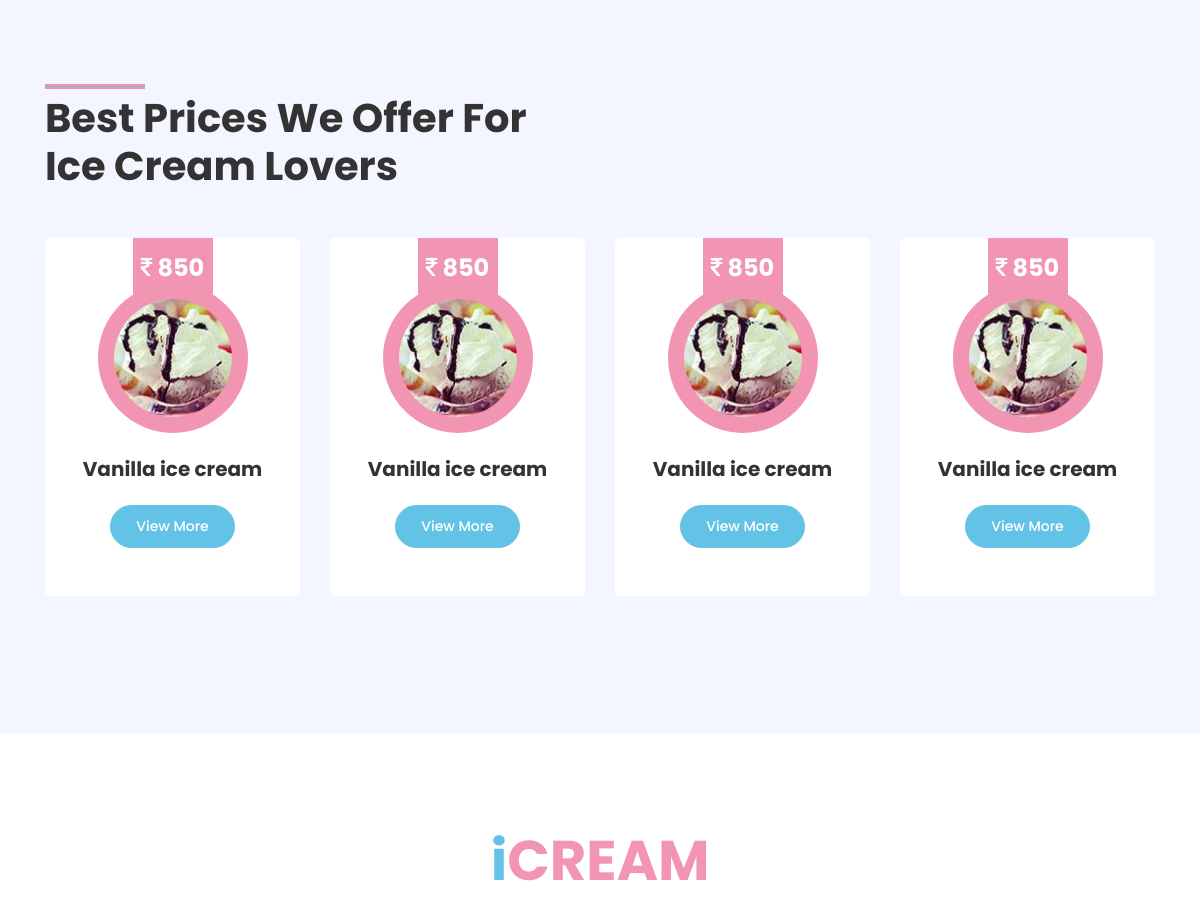
/ (middle part), run on an earlier commit of the app's database.
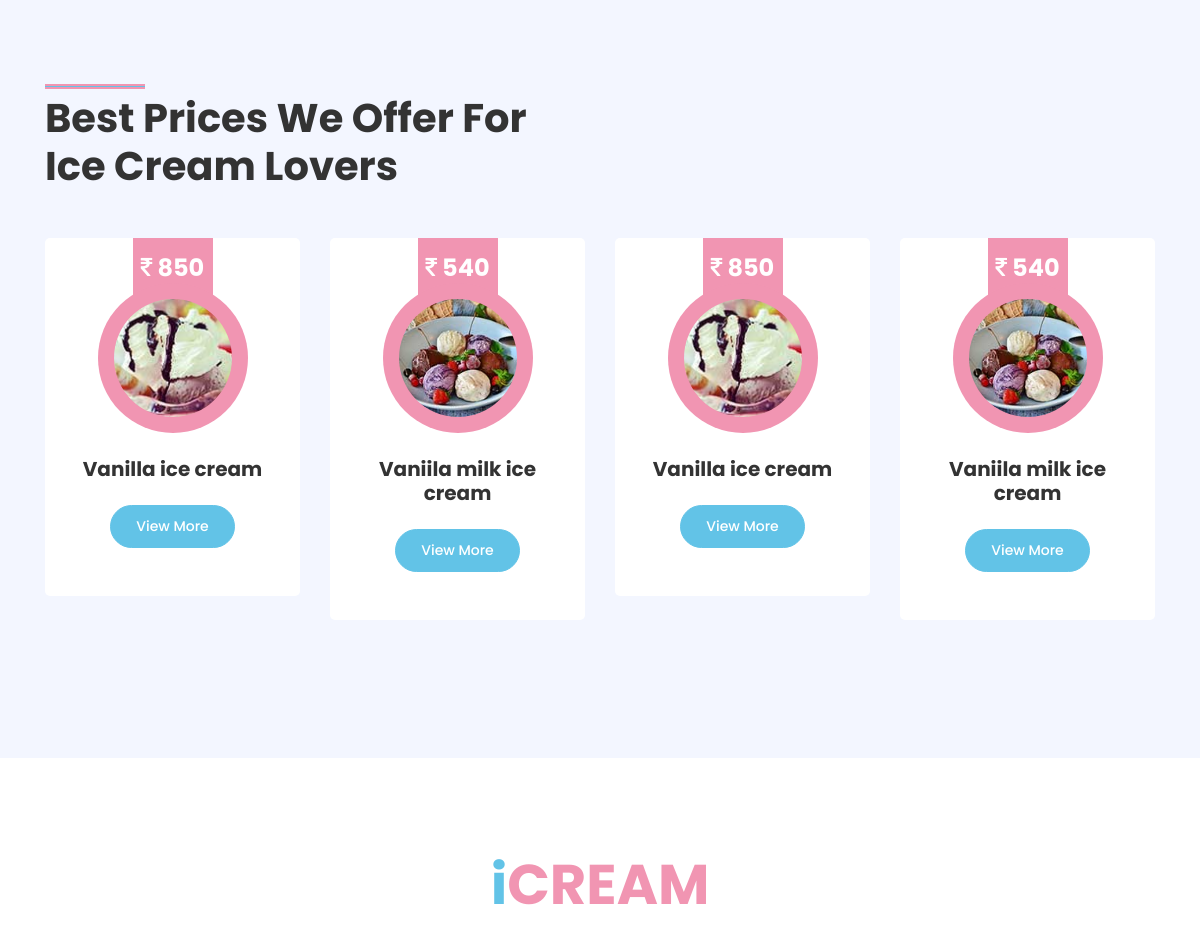
And on a later commit of the database.
### home/models.py (models this page shows, shortened)
class Product(models.Model):
    product_name = models.CharField(max_length=50,default=None)
    product_price = models.IntegerField(default=None)
    product_image = models.ImageField(upload_to='images/',default=None)
    product_discription = models.TextField(default=None)
    Cutegory_id = models.ForeignKey(Category,on_delete=models.CASCADE,default=None)
    is_available = models.IntegerField(default=None)
    is_offers = models.IntegerField(default=None)

### additional/views.py (the view, shortened to what this page needs)
# urls.py: path('',views.guest_user_home,name='guest_user_home'),
def guest_user_home(request):
    product_items = Product.objects.all()
    curosal = Banner.objects.all()
    return render(request,'guestUserHome.html',{'product_items':product_items,'curosal':curosal})

### home/templates/guestUserHome.html (shortened to what this page needs)
{% extends 'navandfooter.html' %}
{% block about %}
{% load static %}
    <div class="container-fluid py-5">
    </div>
{% endblock about %}
{% block product %}
    <div class="container-fluid py-5">
        <div class="container py">
            <div class="row">
                <div class="col-lg-6">
                    <h1 class="section-title position-relative mb-5">Best Prices We Offer For Ice Cream Lovers</h1>
                </div>
                <div class="col-lg-6 mb-5 mb-lg-0 pb-5 pb-lg-0"></div>
            </div>
            <div class="row">
                <div class="col-12">
                    <div class="owl-carousel product-carousel">
                        {% for items in product_items %}
                        <div class="product-item d-flex flex-column align-items-center text-center bg-light rounded py-5 px-3">
                            <div class="bg-primary mt-n5 py-3" style="width: 80px;">
                                <h4 class="font-weight-bold text-white mb-0"><i class="fa fa-inr" style="font-size:23px"></i>&nbsp;{{items.product_price}}</h4>
                            </div>
                            <div class="position-relative bg-primary rounded-circle mt-n3 mb-4 p-3" style="width: 150px; height: 150px;">
                                <img class="rounded-circle w-100 h-100" src="{{items.product_image.url}}" style="object-fit: cover;">
                            </div>
                            <h5 class="font-weight-bold mb-4">{{items.product_name}}</h5>
                            <a href="{% url 'product' %}" class="btn btn-sm btn-secondary">View More</a>
                        </div>
                        {% endfor %}
                    </div>
                </div>
            </div>
        </div>
    </div>
{% endblock product %}

What changed in the data, as far as the page shows it:
added Product: product_price "540", product_image (picture), product_name "Vaniila milk ice cream"
